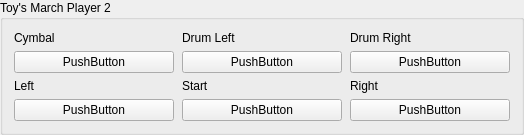
         <widget class="QGroupBox" name="toysMarchPlayer2GroupBox">
          <property name="title"><string>Toy's March Player 2</string></property>
          <layout class="QGridLayout" name="toysMarchPlayer2GridLayout">
           <property name="horizontalSpacing"><number>8</number></property><property name="verticalSpacing"><number>6</number></property>
           <item row="0" column="0"><widget class="QLabel" name="labelToysMarchP2Cymbal"><property name="text"><string>Cymbal</string></property></widget></item><item row="0" column="1"><widget class="QLabel" name="labelToysMarchP2DrumL"><property name="text"><string>Drum Left</string></property></widget></item><item row="0" column="2"><widget class="QLabel" name="labelToysMarchP2DrumR"><property name="text"><string>Drum Right</string></property></widget></item>
           <item row="1" column="0"><widget class="InputBindingWidget" name="ToysMarchP2Cymbal"><property name="sizePolicy"><sizepolicy hsizetype="Expanding" vsizetype="Fixed"><horstretch>0</horstretch><verstretch>0</verstretch></sizepolicy></property><property name="minimumSize"><size><width>160</width><height>0</height></size></property><property name="text"><string notr="true">PushButton</string></property></widget></item><item row="1" column="1"><widget class="InputBindingWidget" name="ToysMarchP2DrumL"><property name="sizePolicy"><sizepolicy hsizetype="Expanding" vsizetype="Fixed"><horstretch>0</horstretch><verstretch>0</verstretch></sizepolicy></property><property name="minimumSize"><size><width>160</width><height>0</height></size></property><property name="text"><string notr="true">PushButton</string></property></widget></item><item row="1" column="2"><widget class="InputBindingWidget" name="ToysMarchP2DrumR"><property name="sizePolicy"><sizepolicy hsizetype="Expanding" vsizetype="Fixed"><horstretch>0</horstretch><verstretch>0</verstretch></sizepolicy></property><property name="minimumSize"><size><width>160</width><height>0</height></size></property><property name="text"><string notr="true">PushButton</string></property></widget></item>
           <item row="2" column="0"><widget class="QLabel" name="labelToysMarchP2Left"><property name="text"><string>Left</string></property></widget></item><item row="2" column="1"><widget class="QLabel" name="labelToysMarchP2Start"><property name="text"><string>Start</string></property></widget></item><item row="2" column="2"><widget class="QLabel" name="labelToysMarchP2Right"><property name="text"><string>Right</string></property></widget></item>
           <item row="3" column="0"><widget class="InputBindingWidget" name="ToysMarchP2Left"><property name="sizePolicy"><sizepolicy hsizetype="Expanding" vsizetype="Fixed"><horstretch>0</horstretch><verstretch>0</verstretch></sizepolicy></property><property name="minimumSize"><size><width>160</width><height>0</height></size></property><property name="text"><string notr="true">PushButton</string></property></widget></item><item row="3" column="1"><widget class="InputBindingWidget" name="ToysMarchP2Start"><property name="sizePolicy"><sizepolicy hsizetype="Expanding" vsizetype="Fixed"><horstretch>0</horstretch><verstretch>0</verstretch></sizepolicy></property><property name="minimumSize"><size><width>160</width><height>0</height></size></property><property name="text"><string notr="true">PushButton</string></property></widget></item><item row="3" column="2"><widget class="InputBindingWidget" name="ToysMarchP2Right"><property name="sizePolicy"><sizepolicy hsizetype="Expanding" vsizetype="Fixed"><horstretch>0</horstretch><verstretch>0</verstretch></sizepolicy></property><property name="minimumSize"><size><width>160</width><height>0</height></size></property><property name="text"><string notr="true">PushButton</string></property></widget></item>
          </layout>
         </widget>
